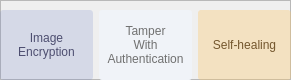
       <widget class="QFrame" name="frame_11">
        <property name="geometry">
         <rect>
          <x>20</x>
          <y>70</y>
          <width>291</width>
          <height>80</height>
         </rect>
        </property>
        <property name="frameShape">
         <enum>QFrame::StyledPanel</enum>
        </property>
        <property name="frameShadow">
         <enum>QFrame::Raised</enum>
        </property>
        <widget class="QWidget" name="layoutWidget">
         <property name="geometry">
          <rect>
           <x>0</x>
           <y>0</y>
           <width>291</width>
           <height>91</height>
          </rect>
         </property>
         <layout class="QHBoxLayout" name="horizontalLayout_13">
          <item>
           <widget class="QPushButton" name="Button_home1">
            <property name="minimumSize">
             <size>
              <width>0</width>
              <height>70</height>
             </size>
            </property>
            <property name="styleSheet">
             <string notr="true">QPushButton#Button_home1{
	border-radius:3px;
	border:none;
	background-color:rgb(105, 126, 201,50);
	
	
	font: 6pt &quot;Microsoft JhengHei UI&quot;;
    color:rgb(77, 78, 112);

}
QPushButton#Button_home1:hover{
	background-color: rgb(212, 216, 246);
}</string>
            </property>
            <property name="text">
             <string>Image
Encryption</string>
            </property>
           </widget>
          </item>
          <item>
           <widget class="QPushButton" name="Button_home2">
            <property name="minimumSize">
             <size>
              <width>0</width>
              <height>70</height>
             </size>
            </property>
            <property name="styleSheet">
             <string notr="true">QPushButton#Button_home2{
	border-radius:3px;
	border:none;
	background-color:rgb(240, 243, 248);
	font: 6pt &quot;Microsoft JhengHei UI&quot;;
    color:rgb(112, 112, 112);

}
QPushButton#Button_home2:hover{
	background-color: rgb(215, 231, 246);
}</string>
            </property>
            <property name="text">
             <string>Tamper
With
Authentication</string>
            </property>
           </widget>
          </item>
          <item>
           <widget class="QPushButton" name="Button_home3">
            <property name="minimumSize">
             <size>
              <width>0</width>
              <height>70</height>
             </size>
            </property>
            <property name="styleSheet">
             <string notr="true">QPushButton#Button_home3{
	border-radius:3px;
	border:none;
	background-color: rgb(250, 199, 109,90);
	font: 6pt &quot;Microsoft JhengHei UI&quot;;
    color:rgb(115, 86, 45);

}
QPushButton#Button_home3:hover{
	background-color: rgb(246, 220, 205,230);
}</string>
            </property>
            <property name="text">
             <string>Self-healing</string>
            </property>
           </widget>
          </item>
         </layout>
        </widget>
       </widget>
